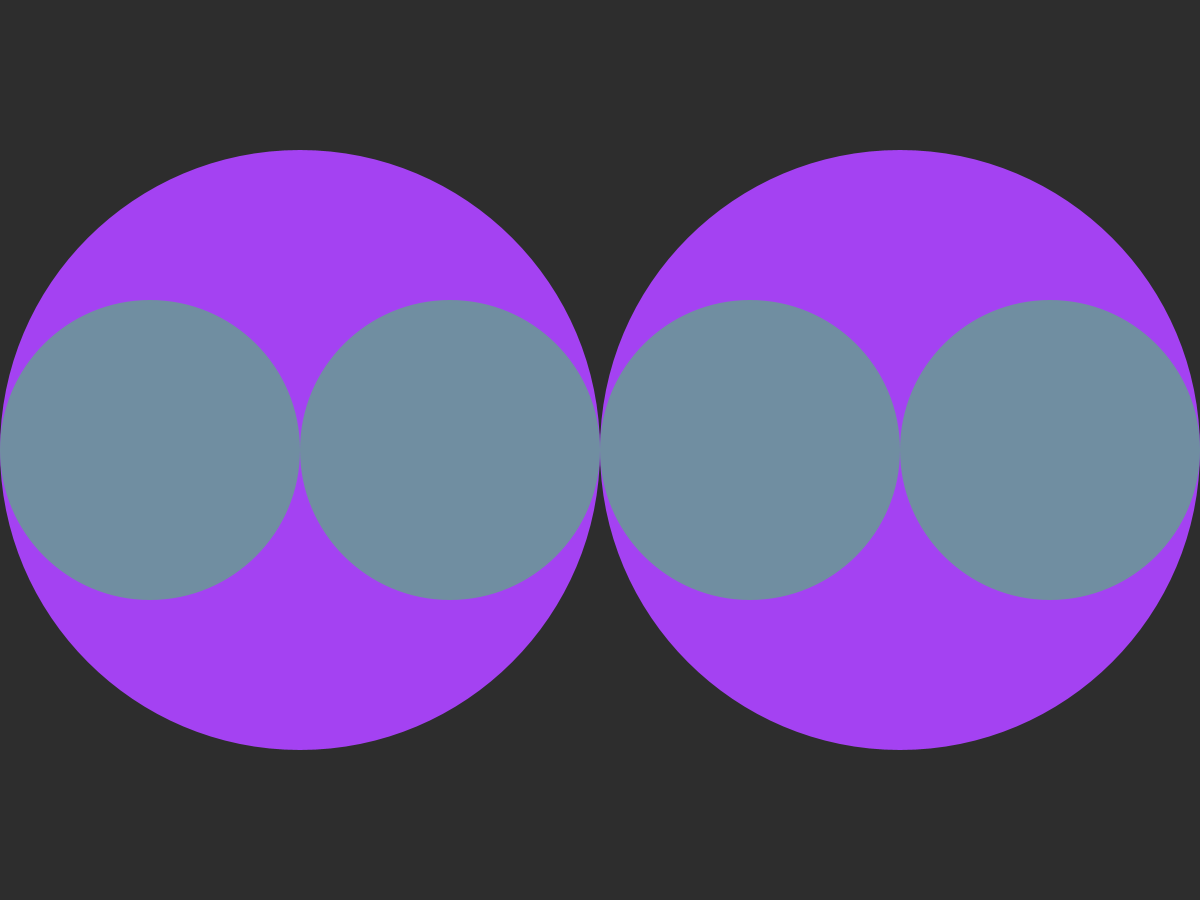
Frame 1 (no input)
Frame 2 (the mouse pressed at the canvas centre, redrawn once): identical to frame 1, image omitted

The Processing sketch that drew this single still picture (run headless with seeded random() and noise(); the mouse was pressed at the canvas centre and the sketch redrawn once):

// Processing sketch: SubCircles
// ── SubCircles.pde
/* //<>//
GNU GPLv3
https://github.com/breineke93/Processing/
*/

int startNumber, numberCurrent, passes, currentPass;
float widthCircle;
color start, end, inter;

void setup() {
  size(1200, 900);
  startNumber=2; //start with 2 circles in first round
  passes=2; //do two passes initially
  setColors(); //generate random colors
  noStroke();
  //strokeWeight(2);
}

void draw() {
  noLoop();
  drawCircles(); //drawing happens in this method
}

void drawCircles() {
  background(45); //start by setting the background to a dark-ish gray
  float x, y, colorPos; //define variables we need
  y=height/2; //draw at half the image height
  x=0+width/startNumber/2; //start at left edge of image (offset is half the circle size)
  numberCurrent=startNumber; //set the current iteration nr to the start number
  colorPos=0.0; //begin with start color
  for (int i=0; i<passes; i++) { //loop through the passes
    colorPos=(float)i/passes; //calculate the current position in the gradient
    if (width/numberCurrent<=height) //make sure circle always fits in image y-wise
      widthCircle=(float)width/numberCurrent;
    else
      widthCircle=height;
    color inter=lerpColor(start, end, colorPos); //generate interpolated color
    fill(inter); //set to interpolated color
    for (int j=0; j<numberCurrent; j++) { //loop x-wise
      ellipse(x, y, widthCircle, widthCircle);
      x+=widthCircle; //increment x position by circle width
    }
    numberCurrent=numberCurrent*2; //every iteration double the circle amount
    x=0+width/numberCurrent/2; //reset x position
  }
}

void keyPressed() {
  if (key==CODED) {
    if (keyCode==UP) { //more passes
      passes++;
      redraw();
    }
    if (keyCode==DOWN) {
      if (passes>1) { //less passes (cannot go lower than 1)
        passes--; 
        redraw();
      } else
        return;
    }
    if (keyCode==LEFT) { //less circles in first pass
      if (startNumber>1) {
        startNumber--;
        redraw();
      } else
        return;
    }
    if (keyCode==RIGHT) { //more circles in first pass
      startNumber++;
      redraw();
    }
  }
  switch(key) {
  case 'c': //random color
    setColors();
    redraw();
    break;
  case 'i': //save (i)mage
    save("SubCircles.png");
    break;
  case 'r': //reset
    setColors();
    startNumber=2;
    passes=2;
    redraw();
    break;
  }
}

void setColors() { //initialize random colors
  start=color(random(255), random(255), random(255)); 
  end=color(random(255), random(255), random(255));
}
